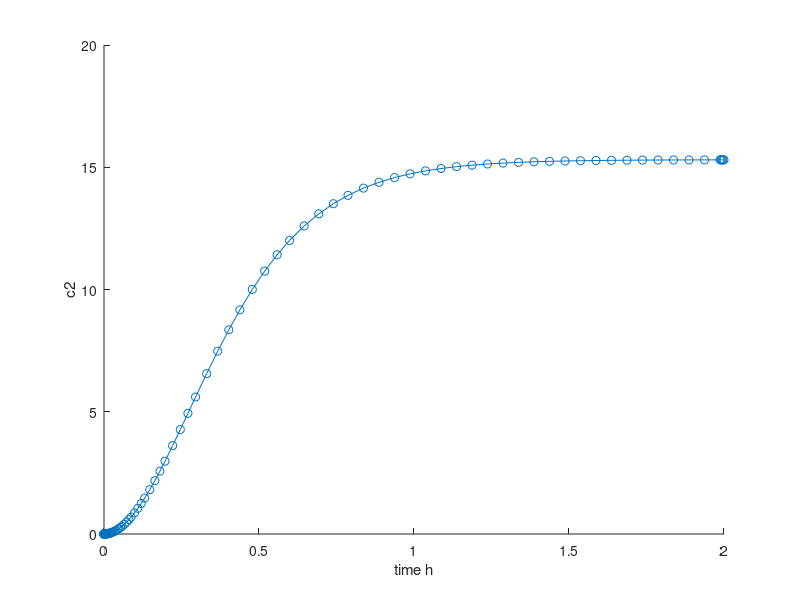

The MATLAB script that drew this image:
vin = 1000;
vr = 1;
vout = 1000;
v1 = 1000;
v2 = 500;
v3 = 1200;
cin = 100;
k = 0.1;
vrt = [1;100;250;500;1000;2500;5000;10000];
%conc = zeros(length(vr),3);

for i = 1:length(vr)
    vr = vrt(i);
    conc = @(t,c) [(vin*cin+vr*c(3)-(vin+vr)*c(1))/v1-k*c(1)^2;...
    ((vin+vr)*c(1)-(vin+vr)*c(2))/v2-k*c(2)^2;...
    (vr*c(2)-vr*c(3))/v3-k*c(3)^2];
    [t1,c1] = ode45(conc,[0,2],[0,0,0]);
    hold on;
    plot(t1,c1(:,2),'-o');
    %lengendInfo{i} = ['vr = ', num2str(vr)];
end

hold off
%legend(legendInfo);        %FOR some reason legend info doesn't work
xlabel('time h');ylabel('c2');